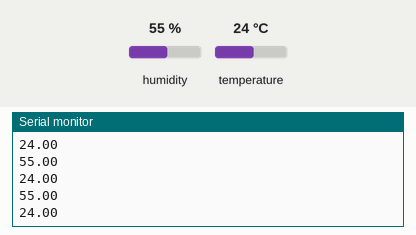
Simulated run of this sketch. Board: Arduino Uno, built with avr-gcc and run on an emulated ATmega328P. Parts: the last lines printed to the serial monitor. The test bench sets the inputs (shaded band); at power-on: humidity 55 %, temperature 24 °C.

Above: at 3.3 s.
3.4 s: humidity set to 22 %
At 4.89 s:
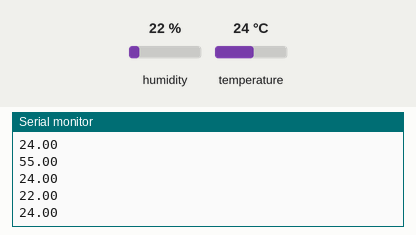
6.2 s: temperature set to 12 °C
At 6.91 s:
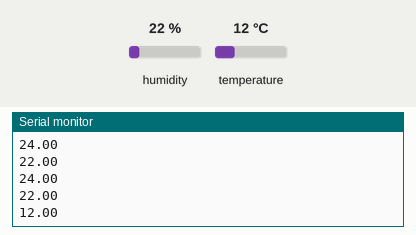
9.0 s: humidity set to 40 %
At 9.44 s:
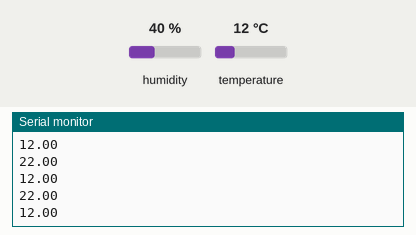
Timing chart, 0 to 12.0 s (numbered marks = the images above; inputs shaded):
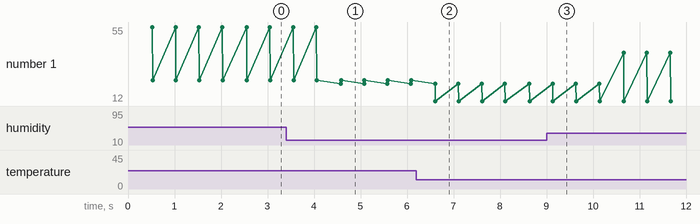

The sketch:

DHT_code.ino
```cpp
#include "DHT.h"

#define DHTPIN 2     // Digital pin connected to the DHT sensor

#define DHTTYPE DHT11

DHT dht(DHTPIN, DHTTYPE);

void setup() {
  Serial.begin(9600);

  Serial.println("DHT Final");

  dht.begin();
}
void loop() {
  // Wait a few seconds between measurements.
  delay(500);

  float h = dht.readHumidity();
  // Read temperature as Celsius
  float t = dht.readTemperature();
  // Read temperature as Fahrenheit
  float f = dht.readTemperature(true);

  // Check if any reads failed and exit early (to try again).
  if (isnan(h) || isnan(t) || isnan(f)) {
    Serial.println(F("Failed to read from DHT sensor!"));
    return;
  }
  // Compute heat index
  // Must send in temp in Fahrenheit!
  float hif = dht.computeHeatIndex(f, h);

  float hih = dht.computeHeatIndex(f, h, false);

  Serial.println (h);

  Serial.println (t);
}
```

Measured:
- after the input at 3.4 s, the serial monitor: prints a new line after 1.2 s (image 1)
- after the input at 6.2 s, the serial monitor: prints a new line after 0.41 s (image 2)
- plotted number 1: 24 → 12 after the input at 6.2 s
